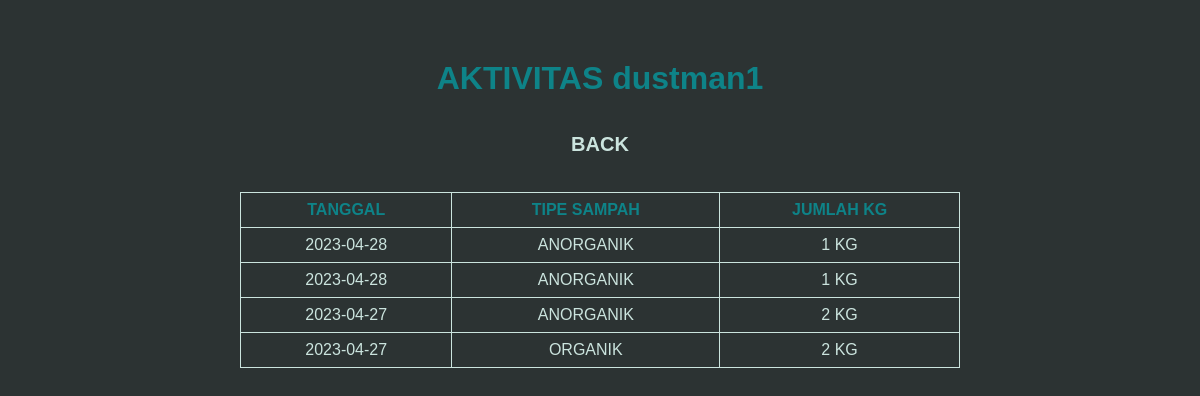
The page /admin/aktivitasdustman.php?ID_USER=3 on the database its author committed.
### tables this page shows
CREATE TABLE `profiledustman` (
  `ID` int(55) NOT NULL,
  `ID_USER` int(55) NOT NULL,
  `NAMA` varchar(255) NOT NULL,
  `NOTELP` varchar(255) NOT NULL,
  `EMAIL` varchar(255) NOT NULL,
  `ALAMAT` varchar(255) NOT NULL,
  `JUMLAH` int(55) NOT NULL,
  `IMG` varchar(255) NOT NULL
);

CREATE TABLE `aktivitasdustman` (
  `ID` int(55) NOT NULL,
  `ID_USER` int(55) NOT NULL,
  `TANGGAL` varchar(255) NOT NULL,
  `TYPE` varchar(255) NOT NULL,
  `JUMLAH` int(55) NOT NULL
);

### admin/aktivitasdustman.php (the view, shortened to what this page needs)
<?php
    include 'config.php';
    $id = $_GET['ID_USER'];
    $sql = "SELECT * FROM profiledustman WHERE ID_USER='$_GET[ID_USER]'";
    $query = mysqli_query($conn, $sql);
    $aktivitas = mysqli_fetch_assoc($query);
?>
<!DOCTYPE html>
<html lang="en">
<head>
    <link rel="stylesheet" href="../style/abouttable.css">
</head>
<body>
<div class="container">
        <h1>AKTIVITAS <?php echo $aktivitas['NAMA'] ?></h1>
        <div class="back">
            <a href="dustman.php">BACK</a>
        </div>
        <table border="1">
            <tr>
                <th>TANGGAL</th>
                <th>TIPE SAMPAH</th>
                <th>JUMLAH KG</th>
            </tr>
            <?php
                include 'config.php';
                $sql = "SELECT * FROM aktivitasdustman WHERE ID_USER = $id ORDER BY ID DESC";
                $query = mysqli_query($conn, $sql);
                while($aktivitas = mysqli_fetch_array($query)){
            ?>
            <tr>
                <td><?php echo $aktivitas['TANGGAL'] ?></td>
                <td><?php echo $aktivitas['TYPE'] ?></td>
                <td><?php echo $aktivitas['JUMLAH'] ?> KG</td>
            </tr>
            <?php } ?>
        </table>
    </div>
</body>
</html>

### style/abouttable.css (style rules this page uses)
* { margin: 0; padding: 0; font-family: Helvetica; }
body { background-color: #2C3333; }
.container { width: 60%; margin-left: auto; margin-right: auto; margin-top: 5%; }
.container h1 { color: #0E8388; text-align: center; margin-bottom: 5%; }
.container .back a { width: 100%; text-align: center; }
.container table { width: 100%; border-color: #CBE4DE; border-collapse: collapse; }
.container table th, td { padding: 8px; }
.container table th { color: #0E8388; }
.container table td { color: #CBE4DE; text-align: center; }
.back { margin-bottom: 5%; text-align: center; }
.back a { color: #CBE4DE; text-decoration: none; font-size: 20px; transition: all 1s ease; font-weight: bold; }

### rows shown on the page
profiledustman: NAMA "dustman1"
aktivitasdustman: TANGGAL "2023-04-28", TYPE "ANORGANIK", JUMLAH "1"
aktivitasdustman: TANGGAL "2023-04-28", TYPE "ANORGANIK", JUMLAH "1"
aktivitasdustman: TANGGAL "2023-04-27", TYPE "ANORGANIK", JUMLAH "2"
aktivitasdustman: TANGGAL "2023-04-27", TYPE "ORGANIK", JUMLAH "2"
